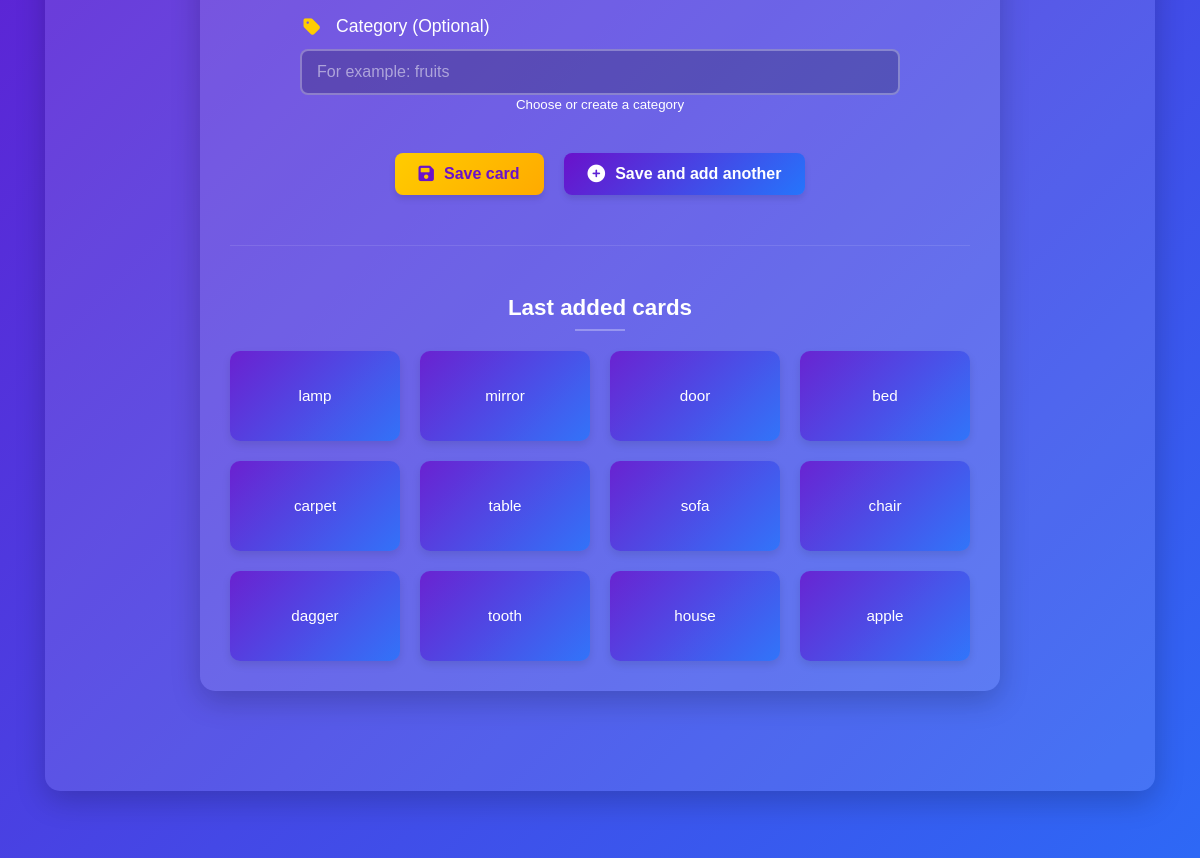
The app's page /cards/add-cards/ (signed in, middle part), older data.
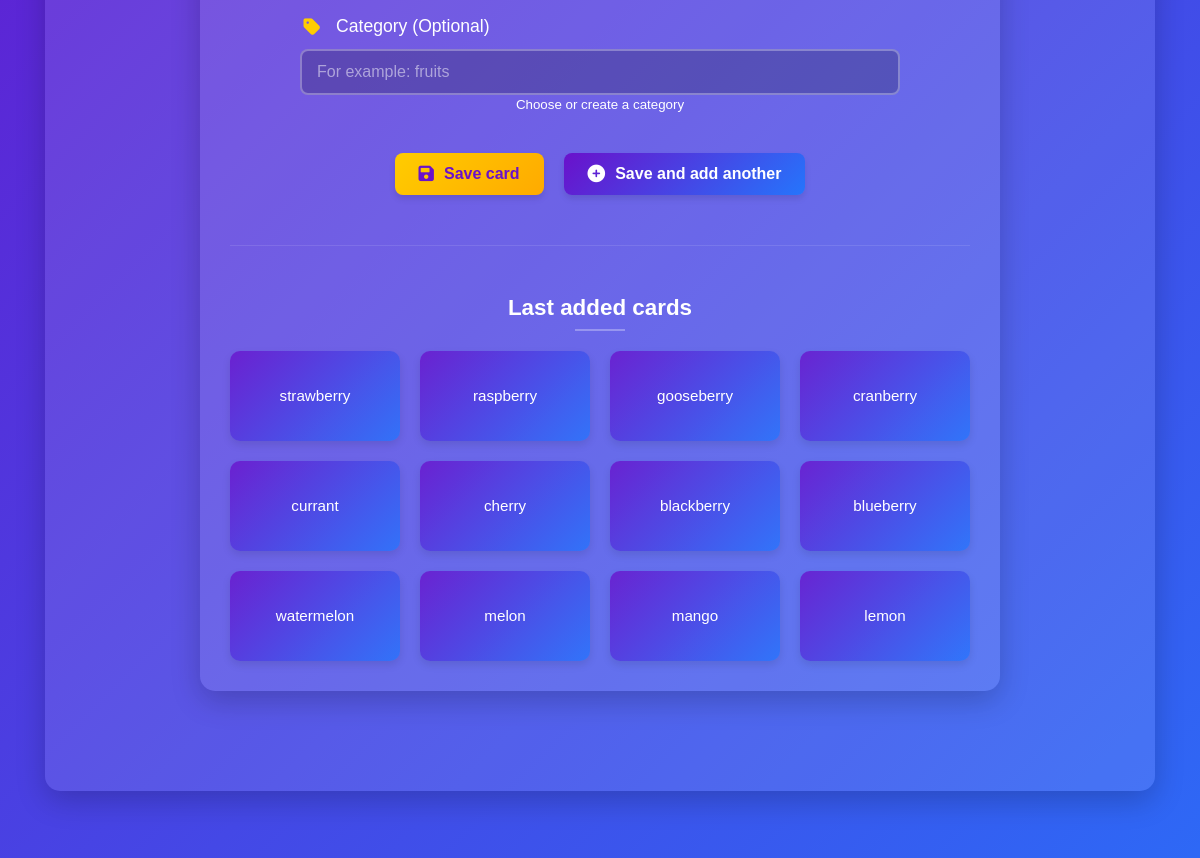
The same page, newer data.
### cardspage/models.py (models this page shows, shortened)
class Card(models.Model):
    user = models.ForeignKey(CustomUser, on_delete=models.CASCADE)
    user_card_id = models.PositiveIntegerField(default=0)
    english_word = models.CharField(max_length=100)
    native_translation = models.CharField(max_length=100)
    category = models.CharField(max_length=50, blank=True, null=True)
    created_at = models.DateTimeField(auto_now_add=True)
    class Meta:
        unique_together = ('user', 'user_card_id')

### cardspage/views.py (the view)
# urls.py: path('add-cards/', views.add_cards, name='add_cards'),
@login_required
def add_cards(request):
    if request.method == 'POST':
        form = CardForm(request.POST)
        if form.is_valid():
            CardCRUDService.create_card(form, request.user)
            return redirect('add_cards' if 'add_another' in request.POST else 'my_cards')
    form = form if request.method == 'POST' else CardForm()
    return render(request, 'cardspage/add_cards.html', {
        'form': form,
        'recent_cards': CardQueryService.get_recent_cards(request.user)
    })

### cardspage/forms.py
class CardForm(forms.ModelForm):
    class Meta:
        model = Card
        fields = ['english_word', 'native_translation', 'category']
        widgets = {
            'english_word': forms.TextInput(attrs={
                'placeholder': 'For example: apple'
            }),
            'native_translation': forms.TextInput(attrs={
                'placeholder': 'For example: яблоко'
            }),
            'category': forms.TextInput(attrs={
                'placeholder': 'For example: fruits'
            })
        }

### cardspage/services.py (called while the page is built)
    @staticmethod
    def apply_filters(queryset, filters):
        queryset = CardFilterService._apply_letter_filter(queryset, filters.get('letter'))
        queryset = CardFilterService._apply_category_filter(queryset, filters.get('category'))
        queryset = CardFilterService._apply_sort(queryset, filters.get('sort'))
        return queryset

    @staticmethod
    def _apply_letter_filter(queryset, letter):
        if letter and letter.lower() != 'all':
            return queryset.filter(english_word__istartswith=letter)
        return queryset

### cardspage/templates/cardspage/add_cards.html (shortened to what this page needs)
{% extends 'cardspage/cards_base.html' %}
{% load static %}
{% block extra_css %}
<link rel="stylesheet" href="{% static 'style/navbar.css' %}">
<link rel="stylesheet" href="{% static 'style/cards.css' %}">
<link rel="stylesheet" href="{% static 'style/add_cards.css' %}">
{% endblock %}
{% block cards_content %}
<div class="main-container">
        <div class="add-cards-container">
            <form method="post" class="card-form">
                <div class="form-group">
                    <label for="id_category">
                        <i class="fas fa-tag"></i> Category (Optional)
                    </label>
                    {{ form.category }}
                    <small class="form-help">Choose or create a category</small>
                </div>
                <div class="form-actions">
                    <button type="submit" class="cta-button primary">
                        <i class="fas fa-save"></i> Save card
                    </button>
                    <button type="button" class="cta-button secondary" id="addAnother">
                        <i class="fas fa-plus-circle"></i> Save and add another
                    </button>
                </div>
            </form>
            <div class="recent-cards-section">
                <h2 class="section-subtitle">Last added cards</h2>
                <div class="mini-cards-grid">
                    {% for card in recent_cards %}
                    <div class="mini-card" onclick="flipMiniCard(this)">
                        <div class="mini-card-inner">
                            <div class="mini-card-front">
                                {{ card.english_word|truncatechars:15 }}
                            </div>
                            <div class="mini-card-back">
                                {{ card.native_translation|truncatechars:15 }}
                            </div>
                        </div>
                    </div>
                    {% empty %}
                    <p class="no-cards-notice">You haven't added any cards yet</p>
                    {% endfor %}
                </div>
            </div>
        </div>
</div>
{% endblock %}

Row changes from the older to the newer data that the page shows:
no longer on this page (row unchanged): Card: english_word "lamp", native_translation "лампа"
no longer on this page (row unchanged): Card: english_word "mirror", native_translation "зеркало"
no longer on this page (row unchanged): Card: english_word "door", native_translation "дверь"
no longer on this page (row unchanged): Card: english_word "bed", native_translation "кровать"
no longer on this page (row unchanged): Card: english_word "carpet", native_translation "ковёр"
no longer on this page (row unchanged): Card: english_word "table", native_translation "стол"
no longer on this page (row unchanged): Card: english_word "sofa", native_translation "диван"
no longer on this page (row unchanged): Card: english_word "chair", native_translation "стул"
no longer on this page (row unchanged): Card: english_word "dagger", native_translation "клинок"
no longer on this page (row unchanged): Card: english_word "tooth", native_translation "зуб"
no longer on this page (row unchanged): Card: english_word "house", native_translation "дом"
no longer on this page (row unchanged): Card: english_word "apple", native_translation "яблоко"
added Card: english_word "strawberry", native_translation "клубника"
added Card: english_word "raspberry", native_translation "малина"
added Card: english_word "gooseberry", native_translation "крыжовник"
added Card: english_word "cranberry", native_translation "клюква"
added Card: english_word "currant", native_translation "смородина"
added Card: english_word "cherry", native_translation "вишня"
added Card: english_word "blackberry", native_translation "ежевика"
added Card: english_word "blueberry", native_translation "голубика"
added Card: english_word "watermelon", native_translation "арбуз"
added Card: english_word "melon", native_translation "дыня"
added Card: english_word "mango", native_translation "манго"
added Card: english_word "lemon", native_translation "лимон"
